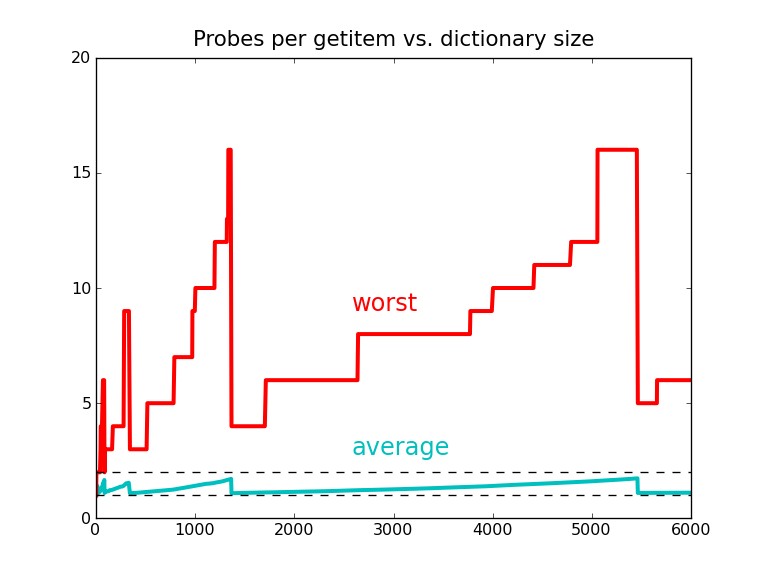

Write Python code to recreate this figure.
import sys
import matplotlib.pyplot as plt

xa, ya1, ya2 = [], [], []
for line in open('data/average_probes.txt'):
    x, y1, y2 = line.split()
    xa.append(float(x)*2)
    ya1.append(float(y1))
    ya2.append(float(y2))

plt.figure(figsize=(8, 6))
plt.plot(xa, ya1, 'c', lw=3)
plt.text(2600, 2.5, 'average', color='c', fontsize=18)

plt.plot(xa, ya2, 'r', lw=3)
plt.text(2600, 9, 'worst', color='r', fontsize=18)

plt.plot([0, 6000], [1, 1], 'k--', lw=1)
plt.plot([0, 6000], [2, 2], 'k--', lw=1)
plt.axis([0, 6000, 0, 20])
plt.title('Probes per getitem vs. dictionary size', fontsize=16)
plt.savefig(sys.argv[1], dpi=96)
